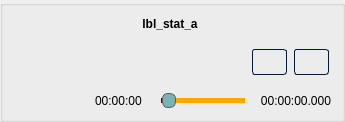
                   <widget class="QGroupBox" name="groupBox">
                    <property name="title">
                     <string/>
                    </property>
                    <layout class="QGridLayout" name="gridLayout_13">
                     <item row="0" column="0">
                      <layout class="QGridLayout" name="gridLayout_12">
                       <item row="2" column="2">
                        <widget class="QSlider" name="slider_a">
                         <property name="styleSheet">
                          <string notr="true">QSlider::groove:horizontal {
    border: 1px solid #999999;
    height: 3px;
    background: #eee;
    border-radius: 3px;
}
QSlider::sub-page:horizontal {
    background: blue;
    border-radius: 3px;
}
QSlider::add-page:horizontal {
    background: orange;
    border-radius: 3px;
}
QSlider::handle:horizontal {
    background:rgb(120, 180, 180);
    border: 1px solid #5c5c5c;
    width: 12px;
    height: 12px;
    margin: -6px 0; /* centers the handle on the groove */
    border-radius: 6px; /* half of width/height for a circle */
}</string>
                         </property>
                         <property name="orientation">
                          <enum>Qt::Horizontal</enum>
                         </property>
                        </widget>
                       </item>
                       <item row="2" column="3">
                        <widget class="QLabel" name="lbl_duration_a">
                         <property name="minimumSize">
                          <size>
                           <width>80</width>
                           <height>0</height>
                          </size>
                         </property>
                         <property name="text">
                          <string>00:00:00.000</string>
                         </property>
                         <property name="alignment">
                          <set>Qt::AlignRight|Qt::AlignTrailing|Qt::AlignVCenter</set>
                         </property>
                        </widget>
                       </item>
                       <item row="2" column="1">
                        <widget class="QLabel" name="lbl_current_a">
                         <property name="minimumSize">
                          <size>
                           <width>60</width>
                           <height>0</height>
                          </size>
                         </property>
                         <property name="text">
                          <string>00:00:00</string>
                         </property>
                        </widget>
                       </item>
                       <item row="1" column="1" colspan="2">
                        <widget class="WaveformWidget" name="wdgt_wave_a" native="true">
                         <property name="minimumSize">
                          <size>
                           <width>0</width>
                           <height>50</height>
                          </size>
                         </property>
                        </widget>
                       </item>
                       <item row="0" column="1" colspan="2">
                        <widget class="QLabel" name="lbl_info_a">
                         <property name="maximumSize">
                          <size>
                           <width>16777215</width>
                           <height>20</height>
                          </size>
                         </property>
                         <property name="font">
                          <font>
                           <weight>75</weight>
                           <bold>true</bold>
                          </font>
                         </property>
                         <property name="text">
                          <string>lbl_stat_a</string>
                         </property>
                         <property name="alignment">
                          <set>Qt::AlignCenter</set>
                         </property>
                        </widget>
                       </item>
                       <item row="0" column="0" rowspan="3">
                        <widget class="QLabel" name="lbl_cover_a">
                         <property name="minimumSize">
                          <size>
                           <width>75</width>
                           <height>10</height>
                          </size>
                         </property>
                         <property name="maximumSize">
                          <size>
                           <width>75</width>
                           <height>90</height>
                          </size>
                         </property>
                         <property name="text">
                          <string/>
                         </property>
                        </widget>
                       </item>
                       <item row="1" column="3">
                        <layout class="QHBoxLayout" name="horizontalLayout_20">
                         <item>
                          <widget class="QPushButton" name="butt_stop_a">
                           <property name="maximumSize">
                            <size>
                             <width>35</width>
                             <height>16777215</height>
                            </size>
                           </property>
                           <property name="styleSheet">
                            <string notr="true">/*-----QPushButton-----*/
QPushButton
{
/**	background-color:  rgb(92, 106, 106);
	color: #ffffff;
**/	
   border-style: solid;
	border-width: 1px;
	border-radius: 3px;
	border-color: #051a39;
	padding: 5px;
}

QPushButton::disabled
{
	background-color: #404040;
	color: #656565;
	border-color: #051a39;

}


QPushButton::hover
{
	background-color: lightgrey;
	border-style: solid;
	border-width: 1px;
	border-radius: 3px;
	border-color: #051a39;
	padding: 5px;

}


QPushButton::pressed
{
	background-color: rgb(125, 155, 143);
	color: #ffffff;
	border-style: solid;
	border-width: 1px;
	border-radius: 3px;
	border-color: #051a39;
	padding: 5px;

}</string>
                           </property>
                           <property name="text">
                            <string/>
                           </property>
                           <property name="icon">
                            <iconset resource="resources.qrc">
                             <normaloff>:/media/icons/media/Fatcow-Farm-Fresh-Control-stop-blue.32.png</normaloff>:/media/icons/media/Fatcow-Farm-Fresh-Control-stop-blue.32.png</iconset>
                           </property>
                          </widget>
                         </item>
                         <item>
                          <widget class="QPushButton" name="butt_play_a">
                           <property name="maximumSize">
                            <size>
                             <width>35</width>
                             <height>16777215</height>
                            </size>
                           </property>
                           <property name="styleSheet">
                            <string notr="true">/*-----QPushButton-----*/
QPushButton
{
/**	background-color:  rgb(92, 106, 106);
	color: #ffffff;
**/	
   border-style: solid;
	border-width: 1px;
	border-radius: 3px;
	border-color: #051a39;
	padding: 5px;
}

QPushButton::disabled
{
	background-color: #404040;
	color: #656565;
	border-color: #051a39;

}


QPushButton::hover
{
	background-color: lightgrey;
	border-style: solid;
	border-width: 1px;
	border-radius: 3px;
	border-color: #051a39;
	padding: 5px;

}


QPushButton::pressed
{
	background-color: rgb(125, 155, 143);
	color: #ffffff;
	border-style: solid;
	border-width: 1px;
	border-radius: 3px;
	border-color: #051a39;
	padding: 5px;

}</string>
                           </property>
                           <property name="text">
                            <string/>
                           </property>
                           <property name="icon">
                            <iconset resource="resources.qrc">
                             <normaloff>:/media/icons/media/Farm-Fresh_control_play.png</normaloff>
                             <normalon>:/media/icons/media/Farm-Fresh_control_play.png</normalon>:/media/icons/media/Farm-Fresh_control_play.png</iconset>
                           </property>
                          </widget>
                         </item>
                        </layout>
                       </item>
                      </layout>
                     </item>
                    </layout>
                   </widget>
